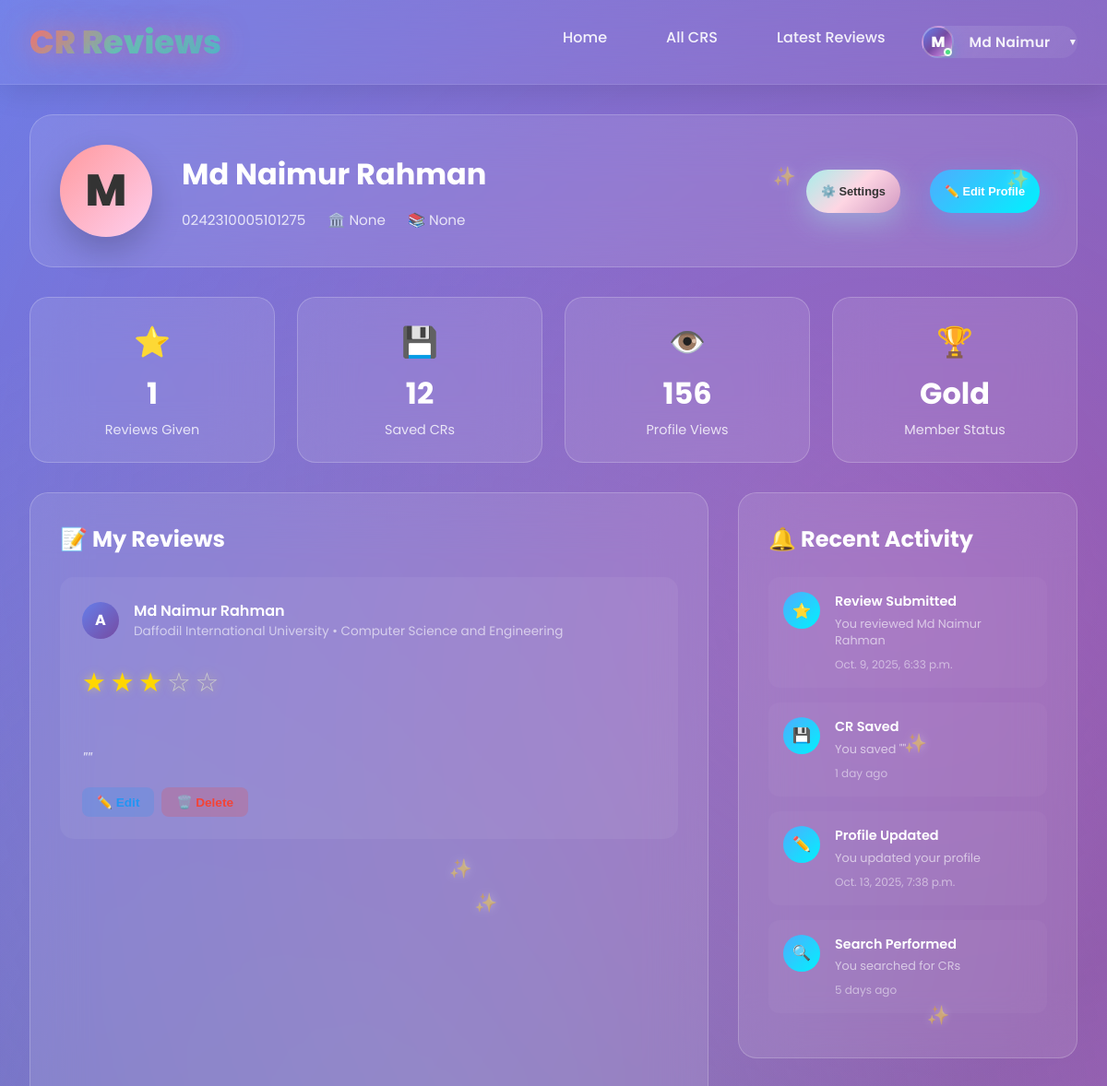
Page /user_dashboard/ (signed in, upper part) on the earlier database version.
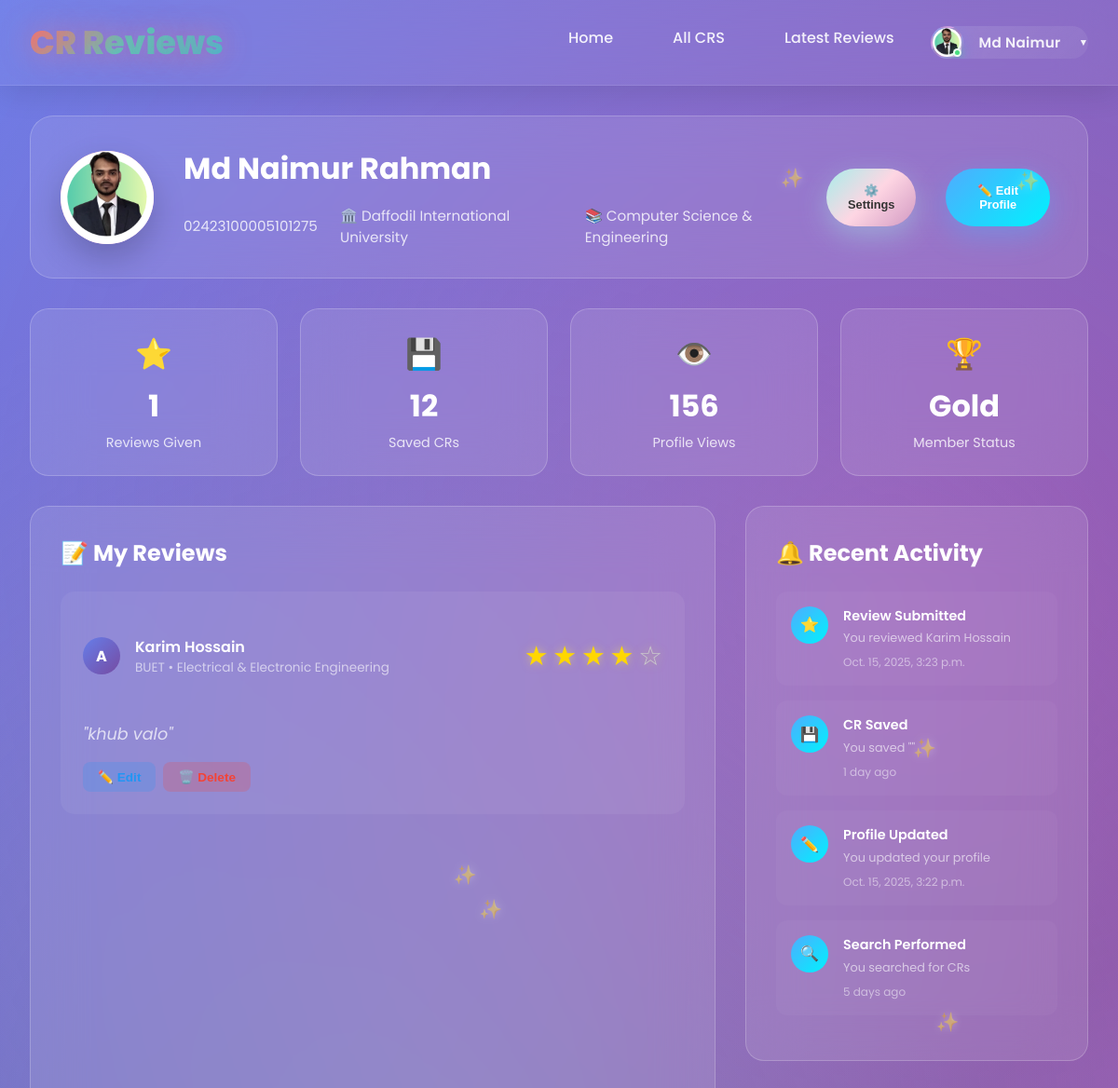
Same page on the later database version.
### userprofile/models.py (models this page shows, shortened)
class User(AbstractBaseUser,PermissionsMixin):
    university=models.ForeignKey(University, on_delete=models.SET_NULL,related_name='university',null=True,blank=True)
    department=models.ForeignKey(Department, on_delete=models.SET_NULL,related_name='department',null=True,blank=True)
    profile_picture=models.ImageField(upload_to=user_profile_picture_path,null=True,blank=True)
    first_name = models.CharField(max_length=50)
    last_name = models.CharField(max_length=50)
    gender = models.CharField(choices=[('M', 'Male'), ('F', 'Female')], max_length=1)
    email = models.EmailField(unique=True)
    phone=models.CharField(max_length=20,null=True,blank=True)
    date_of_birth=models.DateField(null=True,blank=True)
    student_id=models.CharField(max_length=50,unique=True)
    batch=models.CharField(max_length=20,null=True,blank=True)
    section=models.CharField(max_length=20,null=True,blank=True)
    bio=models.TextField(null=True,blank=True)
    facebook_url=models.URLField(null=True,blank=True)
    instagram_url=models.URLField(null=True,blank=True)
    linkedin_url=models.URLField(null=True,blank=True)
    role=models.CharField(max_length=20, default='student')
    slug=models.SlugField(blank=True,unique=True)
    is_active = models.BooleanField(default=True)
    is_staff = models.BooleanField(default=False)
    created_at = models.DateTimeField(auto_now_add=True)
    updated_at = models.DateTimeField(auto_now=True)
    deleted_at = models.DateTimeField(blank=True, null=True)
    USERNAME_FIELD = 'email'
    REQUIRED_FIELDS = ['first_name','last_name']
    objects = CustomUserManager()

### cr/models.py (models this page shows, shortened)
class Review(models.Model):
    user=models.OneToOneField('userprofile.User', on_delete=models.CASCADE,related_name='userreviews')
    cr_profile=models.ForeignKey(CrProfile, on_delete=models.CASCADE,related_name='cr_reviews')
    rating = models.PositiveSmallIntegerField()
    description = models.TextField(blank=True, null=True)
    slug = models.SlugField(unique=True, blank=True)
    created_at = models.DateTimeField(auto_now_add=True)
    updated_at = models.DateTimeField(auto_now=True)
    deleted_at = models.DateTimeField(blank=True, null=True)

class CrProfile(models.Model):
    user=models.OneToOneField('userprofile.User', on_delete=models.CASCADE,related_name='cr_profile')
    university=models.ForeignKey(University, on_delete=models.CASCADE,related_name='cr_profile')
    department=models.ForeignKey(Department, on_delete=models.CASCADE,related_name='cr_profile')
    profile_picture = models.ImageField(upload_to='cr_profile_pictures/', blank=True, null=True)
    name = models.CharField(max_length=100)
    gender = models.CharField(choices=[('M', 'Male'), ('F', 'Female')], max_length=1)
    email = models.EmailField(blank=True, null=True)
    phone = models.CharField(max_length=30, blank=True, null=True)
    st_id = models.CharField(max_length=50, unique=True)
    batch = models.CharField(max_length=20)
    section = models.CharField(max_length=10)
    bio = models.TextField(blank=True, null=True)
    slug = models.SlugField(unique=True, blank=True)
    created_at=models.DateTimeField(auto_now_add=True)
    updated_at=models.DateTimeField(auto_now=True)
    deleted_at=models.DateTimeField(auto_now=True,blank=True,null=True)

class University(models.Model):
    Public = "Public"
    Private = "Private"
    university_type = [
        (Public,"Public"),
        (Private,"Private"),
    ]
    title =models.CharField(max_length=100,unique=True,blank=False,null=False)
    type =models.CharField(max_length=100,choices=university_type)
    address=models.CharField(max_length=150, blank=True, null=True)
    slug=models.SlugField(blank=True,unique=True)
    created_at=models.DateTimeField(auto_now_add=True)
    updated_at=models.DateTimeField(auto_now=True)
    daleted_at=models.DateTimeField(auto_now=True,blank=True,null=True)
    def __str__(self):
        return self.title

class Department(models.Model):
    university=models.ForeignKey(University, on_delete=models.CASCADE,related_name='departments')
    title=models.CharField(max_length=50,unique=True,blank=False,null=False)
    code=models.CharField(max_length=50,unique=True,blank=True,null=True)
    slug=models.SlugField(blank=True,unique=True)
    created_at=models.DateTimeField(auto_now_add=True)
    updated_at=models.DateTimeField(auto_now=True)
    daleted_at=models.DateTimeField(auto_now=True,blank=True,null=True)
    def __str__(self):
        return self.title

### userprofile/views.py (the view)
# urls.py: path('user_dashboard/',user_dasboard,name="user_dashboard"),
@login_required
def user_dasboard(request):
    user = User.objects.get(email=request.user.email)
    review = Review.objects.filter(user=user).order_by('-created_at')
    last = review.first()
    context = {
        'user':user,
        'review':review,
        'last':last,
    }
    return render(request,'user_profile/user_dashboard.html',context)

### templates/user_profile/user_dashboard.html (shortened to what this page needs)
{% extends 'base.html' %}
{% load static %}
{% block content %}
<div class="dashboard-container">
        <div class="dashboard-header">
            <div class="header-left">
                <div class="profile-avatar-large">
                    {% if user.profile_picture %}
                    <img src={{user.profile_picture.url}} alt={{user.first_name}} />
                    {% else %}
                    {{user.first_name|first|upper}}
                    {% endif %}
                </div>
                <div class="user-info">
                    <h1>{{user.first_name}} {{user.last_name}}</h1>
                    <div class="user-meta">
                        <span>{{user.student_id}}</span>
                        <span>🏛️ {{user.university}}</span>
                        <span>📚 {{user.department}}</span>
                    </div>
                </div>
            </div>
            <div class="header-right">
                <button class="btn btn-secondary">⚙️ Settings</button>
                <button class="btn btn-primary">✏️ Edit Profile</button>
            </div>
        </div>
        <div class="stats-row">
            <div class="stat-box">
                <div class="stat-box-icon">⭐</div>
                <div class="stat-box-value">{{review.count}}</div>
                <div class="stat-box-label">Reviews Given</div>
            </div>
            <div class="stat-box">
                <div class="stat-box-icon">💾</div>
                <div class="stat-box-value">12</div>
                <div class="stat-box-label">Saved CRs</div>
            </div>
            <div class="stat-box">
                <div class="stat-box-icon">👁️</div>
                <div class="stat-box-value">156</div>
                <div class="stat-box-label">Profile Views</div>
            </div>
            <div class="stat-box">
                <div class="stat-box-icon">🏆</div>
                <div class="stat-box-value">Gold</div>
                <div class="stat-box-label">Member Status</div>
            </div>
        </div>
        <div class="content-grid">
            <div class="dashboard-card">
                <div class="card-header">
                    <h2 class="card-title">📝 My Reviews</h2>
                </div>
                {% for review in review %}
                <div class="review-item">
                    <div class="review-header">
                        <div class="review-cr">
                            <div class="cr-avatar">A</div>
                            <div class="cr-info">
                                <h4>{{review.cr_profile.name}}</h4>
                                <p>{{review.cr_profile.university}} • {{review.cr_profile.department}}</p>
                            </div>
                        </div>
                        <div class="rating">
                            {% for i in "12345" %} {% if forloop.counter <= review.rating %}
                            <span class="star filled">★</span>
                            {% else %}
                            <span class="star">☆</span>
                            {% endif %} {% endfor %}
                        </div>
                    </div>
                    <div class="review-text">
                        "{{review.description}}"
                    </div>
                    <div class="review-actions">
                        <button class="action-btn edit">✏️ Edit</button>
                        <button class="action-btn delete">🗑️ Delete</button>
                    </div>
                </div>
                {% endfor %}
            </div>
            <div>
                <div class="dashboard-card" style="margin-bottom: 2rem;">
                    <div class="card-header">
                        <h2 class="card-title">🔔 Recent Activity</h2>
                    </div>
                    <div class="activity-item">
                        <div class="activity-icon">⭐</div>
                        <div class="activity-content">
                            <h4>Review Submitted</h4>
                            <p>You reviewed {{last.cr_profile.name}}</p>
                            <div class="activity-time">{{last.created_at}}</div>
                        </div>
                    </div>
                    <div class="activity-item">
                        <div class="activity-icon">💾</div>
                        <div class="activity-content">
                            <h4>CR Saved</h4>
                            <p>You saved ""</p>
                            <div class="activity-time">1 day ago</div>
                        </div>
                    </div>
                    <div class="activity-item">
                        <div class="activity-icon">✏️</div>
                        <div class="activity-content">
                            <h4>Profile Updated</h4>
                            <p>You updated your profile</p>
                            <div class="activity-time">{{user.updated_at}}</div>
                        </div>
                    </div>
                    <div class="activity-item">
                        <div class="activity-icon">🔍</div>
                        <div class="activity-content">
                            <h4>Search Performed</h4>
                            <p>You searched for CRs</p>
                            <div class="activity-time">5 days ago</div>
                        </div>
                    </div>
                </div>
            </div>
        </div>
    </div>
{% endblock content %}

### templates/base.html (shortened to what this page needs)
<!DOCTYPE html>
<html lang="en">
{% load static %}
<head>
    <link rel="stylesheet" href="{% static 'style.css' %}">
    <link rel="stylesheet" href="{% static 'add_cr.css' %}">
    <link rel="stylesheet" href="{% static 'user_dashboard.css' %}">
</head>
<body>
    <nav class="navbar">
        <div class="nav-container">
            <a href="home.html" class="logo">CR Reviews</a>
            <ul class="nav-links">
                <li><a href="{% url 'home' %}" class="nav-link">Home</a></li>
                <li><a href="{% url 'all_cr' %}" class="nav-link" >All CRS</a></li>
                <li><a href="{% url 'latest_reviews' %}" class="nav-link" >Latest Reviews</a></li>
                {% if user.is_authenticated %}
                <li class="user-dropdown">
                <a href="#" class="nav-link user-profile-btn">
                    <span class="user-avatar">
                    {% if user.profile_picture %}
                        <img src="{{ user.profile_picture.url }}" alt="{{ user.name }}" />
                    {% else %}
                        {{ user.first_name|first|upper }}
                    {% endif %}
                    </span>
                    <span class="user-name">{{user.first_name}}</span>
                    <span class="dropdown-arrow">▼</span>
                </a>
                </li>
                {% else %}
                <li><a href="{% url 'login'%}" class="nav-link" >Login</a></li>
                <li><a href="{%url 'registration'%}" class="nav-link">Registration</a></li>
                {% endif %}
            </ul>
        </div>
    </nav>
    {% block content %}
    {% endblock content %}
</body>
</html>

### static/user_dashboard.css (style rules this page uses)
.dashboard-container { max-width: 1400px; margin: 0 auto; padding: 2rem; }
.dashboard-header { background: rgba(255, 255, 255, 0.1); backdrop-filter: blur(30px); border-radius: 25px; padding: 2rem; margin-bottom: 2rem; border: 1px solid rgba(255, 255, 255, 0.2); display: flex; justify-content: space-between; align-items: center; }
.header-left { display: flex; align-items: center; gap: 2rem; }
.profile-avatar-large { width: 100px; height: 100px; border-radius: 50%; background: linear-gradient(135deg, #ff9a9e, #fecfef); display: flex; align-items: center; justify-content: center; font-size: 3rem; font-weight: 800; color: #333; box-shadow: 0 15px 35px rgba(0, 0, 0, 0.2); }
.profile-avatar-large img { width: 100%; height: 100%; object-fit: cover; border-radius: 50%; }
.user-info h1 { color: white; font-size: 2rem; font-weight: 700; margin-bottom: 0.5rem; }
.user-meta { display: flex; gap: 1.5rem; color: rgba(255, 255, 255, 0.8); font-size: 0.95rem; }
.user-meta span { display: flex; align-items: center; gap: 0.5rem; }
.header-right { display: flex; gap: 1rem; }
.btn-primary { background: linear-gradient(135deg, #4facfe, #00f2fe); color: white; box-shadow: 0 10px 30px rgba(79, 172, 254, 0.4); }
.stats-row { display: grid; grid-template-columns: repeat(auto-fit, minmax(200px, 1fr)); gap: 1.5rem; margin-bottom: 2rem; }
.stat-box { background: rgba(255, 255, 255, 0.1); backdrop-filter: blur(30px); border-radius: 20px; padding: 1.5rem; border: 1px solid rgba(255, 255, 255, 0.2); text-align: center; transition: all 0.3s ease; }
.stat-box-icon { font-size: 2rem; margin-bottom: 0.5rem; }
.stat-box-value { color: white; font-size: 2rem; font-weight: 700; margin-bottom: 0.3rem; }
.stat-box-label { color: rgba(255, 255, 255, 0.8); font-size: 0.9rem; }
.content-grid { display: grid; grid-template-columns: 2fr 1fr; gap: 2rem; }
.dashboard-card { background: rgba(255, 255, 255, 0.1); backdrop-filter: blur(30px); border-radius: 20px; padding: 2rem; border: 1px solid rgba(255, 255, 255, 0.2); }
.card-header { display: flex; justify-content: space-between; align-items: center; margin-bottom: 1.5rem; }
.card-title { color: white; font-size: 1.5rem; font-weight: 700; }
.review-item { background: rgba(255, 255, 255, 0.05); border-radius: 15px; padding: 1.5rem; margin-bottom: 1rem; transition: all 0.3s ease; }
.review-header { display: flex; justify-content: space-between; align-items: center; margin-bottom: 1rem; }
.review-cr { display: flex; align-items: center; gap: 1rem; }
.cr-avatar { width: 40px; height: 40px; border-radius: 50%; background: linear-gradient(135deg, #667eea, #764ba2); display: flex; align-items: center; justify-content: center; font-weight: 700; color: white; }
.cr-info h4 { color: white; font-size: 1rem; font-weight: 600; }
.cr-info p { color: rgba(255, 255, 255, 0.6); font-size: 0.85rem; }
.review-text { color: rgba(255, 255, 255, 0.8); line-height: 1.6; margin-bottom: 1rem; }
.review-actions { display: flex; gap: 0.5rem; }
.action-btn { padding: 0.5rem 1rem; border-radius: 8px; border: none; cursor: pointer; font-size: 0.85rem; font-weight: 600; transition: all 0.3s ease; }
.action-btn.edit { background: rgba(33, 150, 243, 0.2); color: #2196f3; }
.action-btn.delete { background: rgba(244, 67, 54, 0.2); color: #f44336; }
.activity-item { display: flex; gap: 1rem; padding: 1rem; border-radius: 12px; margin-bottom: 1rem; background: rgba(255, 255, 255, 0.03); transition: all 0.3s ease; }
.activity-icon { width: 40px; height: 40px; border-radius: 50%; display: flex; align-items: center; justify-content: center; flex-shrink: 0; background: linear-gradient(135deg, #4facfe, #00f2fe); }
.activity-content h4 { color: white; font-size: 0.9rem; font-weight: 600; margin-bottom: 0.3rem; }
.activity-content p { color: rgba(255, 255, 255, 0.6); font-size: 0.8rem; }
.activity-time { color: rgba(255, 255, 255, 0.5); font-size: 0.75rem; margin-top: 0.5rem; }

Differences in the rows shown:
removed Review: cr_profile.name "Md Naimur Rahman", cr_profile.university "Daffodil International University", cr_profile.department "Computer Science and Engineering", rating 3 (drawn), created_at "Oct. 9, 2025, 6:33 p.m."
changed User "Md Naimur": profile_picture: picture added; student_id "0242310005101275" → "02423100005101275"; university "None" → "Daffodil International University"; department "None" → "Computer Science & Engineering"; updated_at "Oct. 13, 2025, 7:38 p.m." → "Oct. 15, 2025, 3:22 p.m."; first_name|first "M" → (not shown)
added Review: cr_profile.name "Karim Hossain", cr_profile.university "BUET", cr_profile.department "Electrical & Electronic Engineering", rating 4 (drawn), description "khub valo", created_at "Oct. 15, 2025, 3:23 p.m."
